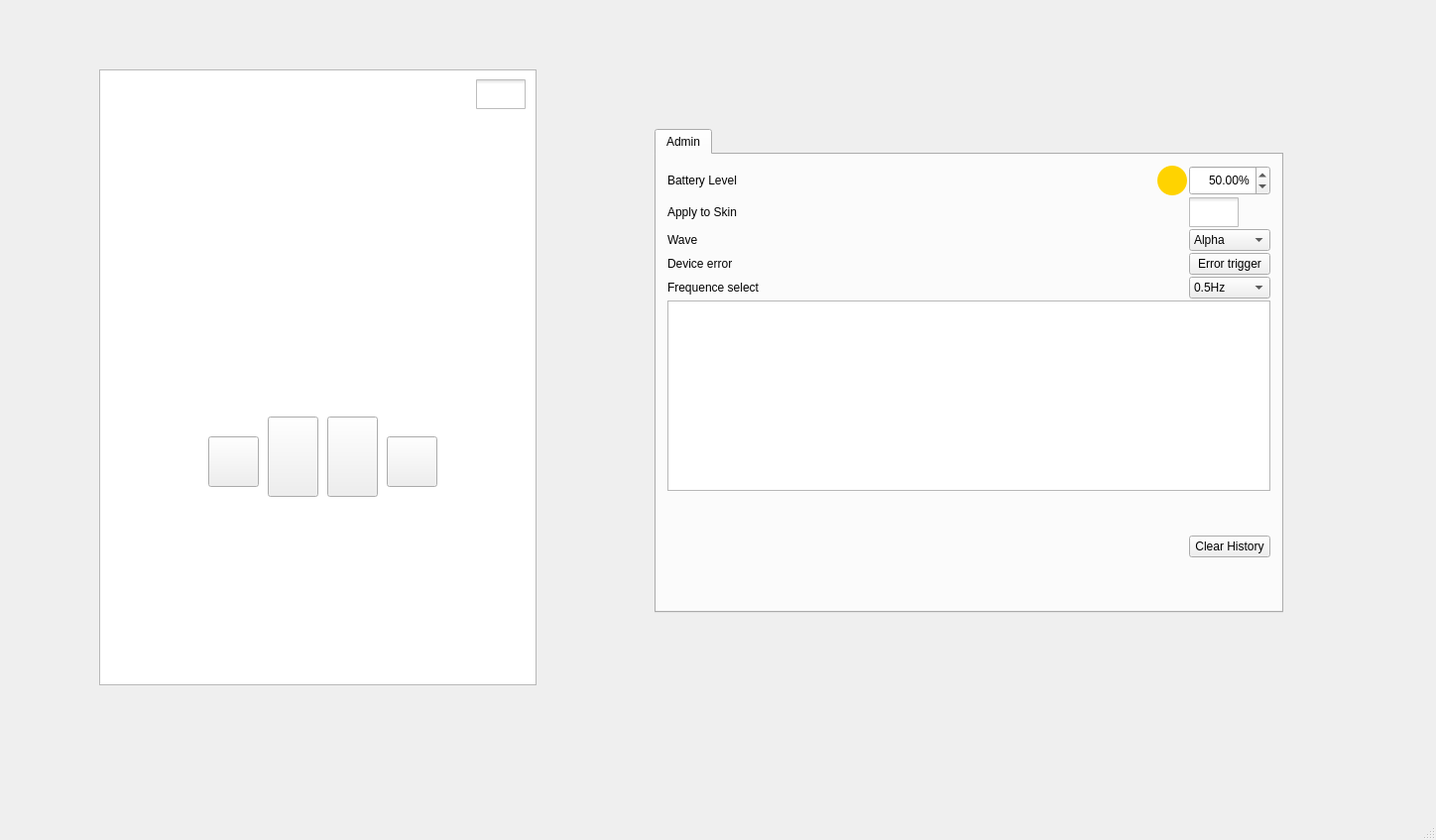
<?xml version="1.0" encoding="UTF-8"?>
<ui version="4.0">
 <class>MainWindow</class>
 <widget class="QMainWindow" name="MainWindow">
  <property name="geometry">
   <rect>
    <x>0</x>
    <y>0</y>
    <width>1448</width>
    <height>847</height>
   </rect>
  </property>
  <property name="windowTitle">
   <string>MainWindow</string>
  </property>
  <widget class="QWidget" name="centralwidget">
   <widget class="QLCDNumber" name="lcdNumber_M">
    <property name="geometry">
     <rect>
      <x>240</x>
      <y>230</y>
      <width>81</width>
      <height>81</height>
     </rect>
    </property>
    <property name="font">
     <font>
      <pointsize>17</pointsize>
     </font>
    </property>
    <property name="frameShape">
     <enum>QFrame::NoFrame</enum>
    </property>
    <property name="smallDecimalPoint">
     <bool>false</bool>
    </property>
    <property name="digitCount">
     <number>2</number>
    </property>
    <property name="mode">
     <enum>QLCDNumber::Dec</enum>
    </property>
    <property name="segmentStyle">
     <enum>QLCDNumber::Flat</enum>
    </property>
    <property name="value" stdset="0">
     <double>88.000000000000000</double>
    </property>
    <property name="intValue" stdset="0">
     <number>88</number>
    </property>
   </widget>
   <widget class="QGraphicsView" name="graphicsView">
    <property name="geometry">
     <rect>
      <x>100</x>
      <y>70</y>
      <width>441</width>
      <height>621</height>
     </rect>
    </property>
    <property name="styleSheet">
     <string notr="true">border-image: url(:/overlay/background);</string>
    </property>
   </widget>
   <widget class="QLCDNumber" name="lcdNumber_S">
    <property name="geometry">
     <rect>
      <x>340</x>
      <y>230</y>
      <width>81</width>
      <height>81</height>
     </rect>
    </property>
    <property name="font">
     <font>
      <pointsize>17</pointsize>
     </font>
    </property>
    <property name="frameShape">
     <enum>QFrame::NoFrame</enum>
    </property>
    <property name="smallDecimalPoint">
     <bool>false</bool>
    </property>
    <property name="digitCount">
     <number>2</number>
    </property>
    <property name="mode">
     <enum>QLCDNumber::Dec</enum>
    </property>
    <property name="segmentStyle">
     <enum>QLCDNumber::Flat</enum>
    </property>
    <property name="value" stdset="0">
     <double>88.000000000000000</double>
    </property>
    <property name="intValue" stdset="0">
     <number>88</number>
    </property>
   </widget>
   <widget class="QLabel" name="label_dot">
    <property name="geometry">
     <rect>
      <x>320</x>
      <y>220</y>
      <width>21</width>
      <height>91</height>
     </rect>
    </property>
    <property name="font">
     <font>
      <pointsize>61</pointsize>
     </font>
    </property>
    <property name="text">
     <string>:</string>
    </property>
   </widget>
   <widget class="QProgressBar" name="progressBar_current">
    <property name="geometry">
     <rect>
      <x>230</x>
      <y>340</y>
      <width>181</width>
      <height>31</height>
     </rect>
    </property>
    <property name="styleSheet">
     <string notr="true">background-color: rgb(172, 175, 178);
selection-background-color: rgb(29, 29, 29);</string>
    </property>
    <property name="maximum">
     <number>500</number>
    </property>
    <property name="value">
     <number>0</number>
    </property>
    <property name="textVisible">
     <bool>false</bool>
    </property>
    <property name="textDirection">
     <enum>QProgressBar::TopToBottom</enum>
    </property>
   </widget>
   <widget class="QLabel" name="label_current">
    <property name="geometry">
     <rect>
      <x>240</x>
      <y>310</y>
      <width>191</width>
      <height>31</height>
     </rect>
    </property>
    <property name="font">
     <font>
      <pointsize>18</pointsize>
     </font>
    </property>
    <property name="styleSheet">
     <string notr="true">color: rgb(29, 30, 31);</string>
    </property>
    <property name="text">
     <string>    1   2   3   4   5</string>
    </property>
   </widget>
   <widget class="QLabel" name="label_T20">
    <property name="geometry">
     <rect>
      <x>290</x>
      <y>190</y>
      <width>31</width>
      <height>51</height>
     </rect>
    </property>
    <property name="font">
     <font>
      <pointsize>16</pointsize>
      <underline>true</underline>
      <strikeout>false</strikeout>
     </font>
    </property>
    <property name="styleSheet">
     <string notr="true">&lt;u&gt;20&lt;/u&gt;</string>
    </property>
    <property name="text">
     <string>20</string>
    </property>
   </widget>
   <widget class="QLabel" name="label_T40">
    <property name="geometry">
     <rect>
      <x>340</x>
      <y>190</y>
      <width>31</width>
      <height>51</height>
     </rect>
    </property>
    <property name="font">
     <font>
      <pointsize>16</pointsize>
      <underline>true</underline>
      <strikeout>false</strikeout>
     </font>
    </property>
    <property name="styleSheet">
     <string notr="true">&lt;u&gt;20&lt;/u&gt;</string>
    </property>
    <property name="text">
     <string>40</string>
    </property>
   </widget>
   <widget class="QLabel" name="label_T60">
    <property name="geometry">
     <rect>
      <x>390</x>
      <y>190</y>
      <width>31</width>
      <height>51</height>
     </rect>
    </property>
    <property name="font">
     <font>
      <pointsize>16</pointsize>
      <underline>true</underline>
      <strikeout>false</strikeout>
     </font>
    </property>
    <property name="styleSheet">
     <string notr="true">&lt;u&gt;20&lt;/u&gt;</string>
    </property>
    <property name="text">
     <string>60</string>
    </property>
   </widget>
   <widget class="QLabel" name="label_clk">
    <property name="geometry">
     <rect>
      <x>240</x>
      <y>203</y>
      <width>31</width>
      <height>31</height>
     </rect>
    </property>
    <property name="text">
     <string/>
    </property>
    <property name="pixmap">
     <pixmap resource="aid.qrc">:/icons/clk</pixmap>
    </property>
    <property name="scaledContents">
     <bool>true</bool>
    </property>
   </widget>
   <widget class="QLabel" name="label_bat">
    <property name="geometry">
     <rect>
      <x>240</x>
      <y>160</y>
      <width>31</width>
      <height>41</height>
     </rect>
    </property>
    <property name="text">
     <string/>
    </property>
    <property name="pixmap">
     <pixmap resource="aid.qrc">:/icons/res/bat.png</pixmap>
    </property>
    <property name="scaledContents">
     <bool>true</bool>
    </property>
   </widget>
   <widget class="QLabel" name="label_error">
    <property name="enabled">
     <bool>true</bool>
    </property>
    <property name="geometry">
     <rect>
      <x>282</x>
      <y>168</y>
      <width>31</width>
      <height>31</height>
     </rect>
    </property>
    <property name="text">
     <string/>
    </property>
    <property name="pixmap">
     <pixmap resource="aid.qrc">:/icons/res/test.png</pixmap>
    </property>
    <property name="scaledContents">
     <bool>true</bool>
    </property>
   </widget>
   <widget class="QLabel" name="label_LB2">
    <property name="geometry">
     <rect>
      <x>390</x>
      <y>160</y>
      <width>31</width>
      <height>41</height>
     </rect>
    </property>
    <property name="text">
     <string/>
    </property>
    <property name="pixmap">
     <pixmap resource="aid.qrc">:/icons/LB2</pixmap>
    </property>
    <property name="scaledContents">
     <bool>true</bool>
    </property>
   </widget>
   <widget class="QLabel" name="label_LB5">
    <property name="geometry">
     <rect>
      <x>330</x>
      <y>160</y>
      <width>41</width>
      <height>41</height>
     </rect>
    </property>
    <property name="text">
     <string/>
    </property>
    <property name="pixmap">
     <pixmap resource="aid.qrc">:/icons/LB5</pixmap>
    </property>
    <property name="scaledContents">
     <bool>true</bool>
    </property>
   </widget>
   <widget class="QPushButton" name="pushButton_clk">
    <property name="geometry">
     <rect>
      <x>210</x>
      <y>440</y>
      <width>51</width>
      <height>51</height>
     </rect>
    </property>
    <property name="styleSheet">
     <string notr="true">border-image: url(:/button/res/button_clk.png);</string>
    </property>
    <property name="text">
     <string/>
    </property>
   </widget>
   <widget class="QPushButton" name="pushButton_record">
    <property name="geometry">
     <rect>
      <x>390</x>
      <y>440</y>
      <width>51</width>
      <height>51</height>
     </rect>
    </property>
    <property name="styleSheet">
     <string notr="true">border-image: url(:/button/res/button_lock.png);</string>
    </property>
    <property name="text">
     <string/>
    </property>
   </widget>
   <widget class="QPushButton" name="pushButton_down">
    <property name="geometry">
     <rect>
      <x>270</x>
      <y>420</y>
      <width>51</width>
      <height>81</height>
     </rect>
    </property>
    <property name="styleSheet">
     <string notr="true">border-image: url(:/button/res/button_L.png);</string>
    </property>
    <property name="text">
     <string/>
    </property>
   </widget>
   <widget class="QPushButton" name="pushButton_up">
    <property name="geometry">
     <rect>
      <x>330</x>
      <y>420</y>
      <width>51</width>
      <height>81</height>
     </rect>
    </property>
    <property name="styleSheet">
     <string notr="true">border-image: url(:/button/res/button_R.png);</string>
    </property>
    <property name="text">
     <string/>
    </property>
   </widget>
   <widget class="QTabWidget" name="tabWidget">
    <property name="geometry">
     <rect>
      <x>660</x>
      <y>130</y>
      <width>634</width>
      <height>488</height>
     </rect>
    </property>
    <property name="tabPosition">
     <enum>QTabWidget::North</enum>
    </property>
    <property name="tabShape">
     <enum>QTabWidget::Rounded</enum>
    </property>
    <property name="currentIndex">
     <number>0</number>
    </property>
    <property name="elideMode">
     <enum>Qt::ElideNone</enum>
    </property>
    <property name="tabsClosable">
     <bool>false</bool>
    </property>
    <property name="tabBarAutoHide">
     <bool>false</bool>
    </property>
    <widget class="QWidget" name="adminTab">
     <attribute name="title">
      <string>Admin</string>
     </attribute>
     <layout class="QHBoxLayout" name="horizontalLayout_4">
      <item>
       <layout class="QVBoxLayout" name="adminTabQVBoxLayout">
        <property name="spacing">
         <number>2</number>
        </property>
        <property name="leftMargin">
         <number>2</number>
        </property>
        <property name="topMargin">
         <number>2</number>
        </property>
        <property name="rightMargin">
         <number>2</number>
        </property>
        <property name="bottomMargin">
         <number>2</number>
        </property>
        <item>
         <layout class="QGridLayout" name="adminTabQGridLayout">
          <item row="2" column="2">
           <widget class="QComboBox" name="comboBox_waveType">
            <item>
             <property name="text">
              <string>Alpha</string>
             </property>
            </item>
            <item>
             <property name="text">
              <string>Betta</string>
             </property>
            </item>
            <item>
             <property name="text">
              <string>Gamma</string>
             </property>
            </item>
           </widget>
          </item>
          <item row="0" column="1" alignment="Qt::AlignHCenter">
           <widget class="QPushButton" name="chargeAdminButton">
            <property name="minimumSize">
             <size>
              <width>30</width>
              <height>30</height>
             </size>
            </property>
            <property name="maximumSize">
             <size>
              <width>30</width>
              <height>30</height>
             </size>
            </property>
            <property name="styleSheet">
             <string notr="true">QPushButton {
background-color: #ffd300;
border-radius: 15px;
}

QPushButton:pressed {
	background-color: green;
}</string>
            </property>
            <property name="text">
             <string/>
            </property>
           </widget>
          </item>
          <item row="0" column="2">
           <widget class="QDoubleSpinBox" name="spinBox_batteryLevel">
            <property name="minimumSize">
             <size>
              <width>82</width>
              <height>30</height>
             </size>
            </property>
            <property name="maximumSize">
             <size>
              <width>82</width>
              <height>30</height>
             </size>
            </property>
            <property name="baseSize">
             <size>
              <width>0</width>
              <height>0</height>
             </size>
            </property>
            <property name="layoutDirection">
             <enum>Qt::LeftToRight</enum>
            </property>
            <property name="alignment">
             <set>Qt::AlignRight|Qt::AlignTrailing|Qt::AlignVCenter</set>
            </property>
            <property name="suffix">
             <string>%</string>
            </property>
            <property name="maximum">
             <double>100.000000000000000</double>
            </property>
            <property name="value">
             <double>50.000000000000000</double>
            </property>
           </widget>
          </item>
          <item row="6" column="0">
           <spacer name="verticalSpacer">
            <property name="orientation">
             <enum>Qt::Vertical</enum>
            </property>
            <property name="sizeHint" stdset="0">
             <size>
              <width>20</width>
              <height>10</height>
             </size>
            </property>
           </spacer>
          </item>
          <item row="1" column="0">
           <widget class="QLabel" name="applyToSkinAdminLabel">
            <property name="minimumSize">
             <size>
              <width>518</width>
              <height>0</height>
             </size>
            </property>
            <property name="maximumSize">
             <size>
              <width>16777215</width>
              <height>30</height>
             </size>
            </property>
            <property name="text">
             <string>Apply to Skin</string>
            </property>
           </widget>
          </item>
          <item row="4" column="0">
           <widget class="QLabel" name="applyToSkinAdminLabel_4">
            <property name="minimumSize">
             <size>
              <width>518</width>
              <height>0</height>
             </size>
            </property>
            <property name="maximumSize">
             <size>
              <width>16777215</width>
              <height>30</height>
             </size>
            </property>
            <property name="text">
             <string>Frequence select</string>
            </property>
           </widget>
          </item>
          <item row="2" column="0">
           <widget class="QLabel" name="applyToSkinAdminLabel_2">
            <property name="minimumSize">
             <size>
              <width>518</width>
              <height>0</height>
             </size>
            </property>
            <property name="maximumSize">
             <size>
              <width>16777215</width>
              <height>30</height>
             </size>
            </property>
            <property name="text">
             <string>Wave</string>
            </property>
           </widget>
          </item>
          <item row="0" column="0">
           <widget class="QLabel" name="batteryLevelAdminLabel">
            <property name="minimumSize">
             <size>
              <width>200</width>
              <height>0</height>
             </size>
            </property>
            <property name="maximumSize">
             <size>
              <width>16777215</width>
              <height>30</height>
             </size>
            </property>
            <property name="text">
             <string>Battery Level</string>
            </property>
           </widget>
          </item>
          <item row="3" column="2">
           <widget class="QPushButton" name="pushButton_errorTrigger">
            <property name="text">
             <string>Error trigger</string>
            </property>
           </widget>
          </item>
          <item row="4" column="2">
           <widget class="QComboBox" name="comboBox_freSel">
            <item>
             <property name="text">
              <string>0.5Hz</string>
             </property>
            </item>
            <item>
             <property name="text">
              <string>77Hz</string>
             </property>
            </item>
            <item>
             <property name="text">
              <string>100Hz</string>
             </property>
            </item>
           </widget>
          </item>
          <item row="3" column="0">
           <widget class="QLabel" name="applyToSkinAdminLabel_3">
            <property name="minimumSize">
             <size>
              <width>518</width>
              <height>0</height>
             </size>
            </property>
            <property name="maximumSize">
             <size>
              <width>16777215</width>
              <height>30</height>
             </size>
            </property>
            <property name="text">
             <string>Device error</string>
            </property>
           </widget>
          </item>
          <item row="1" column="2">
           <widget class="QCheckBox" name="checkBox_applySkin">
            <property name="autoFillBackground">
             <bool>false</bool>
            </property>
            <property name="styleSheet">
             <string notr="true">QCheckBox::indicator {
width: 50px;
height: 30px;
color: rgb(0, 0, 0);
}
QCheckBox::indicator:unchecked {
	border-image: url(:/button/powerOFF);
}
QCheckBox::indicator:checked {
	border-image: url(:/button/powerON);
}
</string>
            </property>
            <property name="text">
             <string/>
            </property>
            <property name="iconSize">
             <size>
              <width>16</width>
              <height>16</height>
             </size>
            </property>
            <property name="checked">
             <bool>false</bool>
            </property>
           </widget>
          </item>
          <item row="5" column="0" colspan="3">
           <widget class="QTableView" name="tableView"/>
          </item>
          <item row="6" column="2">
           <widget class="QPushButton" name="pushButton_clearHistory">
            <property name="text">
             <string>Clear History</string>
            </property>
           </widget>
          </item>
         </layout>
        </item>
       </layout>
      </item>
     </layout>
    </widget>
   </widget>
   <widget class="QCheckBox" name="checkBox_power">
    <property name="geometry">
     <rect>
      <x>480</x>
      <y>80</y>
      <width>51</width>
      <height>31</height>
     </rect>
    </property>
    <property name="autoFillBackground">
     <bool>false</bool>
    </property>
    <property name="styleSheet">
     <string notr="true">QCheckBox::indicator {
width: 50px;
height: 30px;
color: rgb(0, 0, 0);
}
QCheckBox::indicator:unchecked {
	border-image: url(:/button/powerOFF);
}
QCheckBox::indicator:checked {
	border-image: url(:/button/powerON);
}
</string>
    </property>
    <property name="text">
     <string/>
    </property>
    <property name="iconSize">
     <size>
      <width>16</width>
      <height>16</height>
     </size>
    </property>
    <property name="checked">
     <bool>false</bool>
    </property>
   </widget>
   <widget class="QGraphicsView" name="graphicsView_mask">
    <property name="enabled">
     <bool>true</bool>
    </property>
    <property name="geometry">
     <rect>
      <x>100</x>
      <y>70</y>
      <width>441</width>
      <height>621</height>
     </rect>
    </property>
    <property name="styleSheet">
     <string notr="true">border-image: url(:/overlay/background);</string>
    </property>
    <property name="interactive">
     <bool>false</bool>
    </property>
   </widget>
   <widget class="QLabel" name="label_waveType">
    <property name="geometry">
     <rect>
      <x>240</x>
      <y>375</y>
      <width>31</width>
      <height>31</height>
     </rect>
    </property>
    <property name="text">
     <string/>
    </property>
    <property name="pixmap">
     <pixmap resource="aid.qrc">:/icons/res/alpha.png</pixmap>
    </property>
    <property name="scaledContents">
     <bool>true</bool>
    </property>
   </widget>
   <widget class="QLabel" name="label_Freq">
    <property name="geometry">
     <rect>
      <x>360</x>
      <y>380</y>
      <width>51</width>
      <height>21</height>
     </rect>
    </property>
    <property name="font">
     <font>
      <pointsize>12</pointsize>
     </font>
    </property>
    <property name="styleSheet">
     <string notr="true">color: rgb(29, 30, 31);</string>
    </property>
    <property name="text">
     <string>0.5Hz</string>
    </property>
   </widget>
   <zorder>graphicsView</zorder>
   <zorder>label_Freq</zorder>
   <zorder>label_dot</zorder>
   <zorder>lcdNumber_S</zorder>
   <zorder>lcdNumber_M</zorder>
   <zorder>progressBar_current</zorder>
   <zorder>label_current</zorder>
   <zorder>label_T20</zorder>
   <zorder>label_T40</zorder>
   <zorder>label_T60</zorder>
   <zorder>label_clk</zorder>
   <zorder>label_bat</zorder>
   <zorder>label_LB2</zorder>
   <zorder>label_LB5</zorder>
   <zorder>tabWidget</zorder>
   <zorder>label_waveType</zorder>
   <zorder>graphicsView_mask</zorder>
   <zorder>label_error</zorder>
   <zorder>checkBox_power</zorder>
   <zorder>pushButton_clk</zorder>
   <zorder>pushButton_down</zorder>
   <zorder>pushButton_up</zorder>
   <zorder>pushButton_record</zorder>
  </widget>
  <widget class="QMenuBar" name="menubar">
   <property name="geometry">
    <rect>
     <x>0</x>
     <y>0</y>
     <width>1448</width>
     <height>22</height>
    </rect>
   </property>
  </widget>
  <widget class="QStatusBar" name="statusbar"/>
 </widget>
 <resources>
  <include location="aid.qrc"/>
 </resources>
 <connections/>
</ui>
